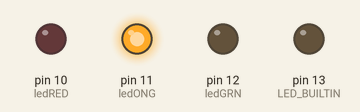
Bench run of a sketch on a simulated Arduino Uno, built with avr-gcc and run on an emulated ATmega328P. Parts: output pins drawn as LEDs (lit = HIGH).

Above: at 2.5 s.
At 7.5 s:
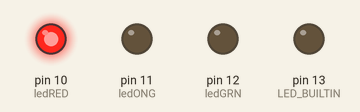
At 12.5 s:
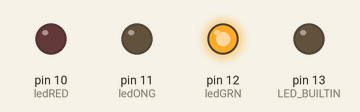
Timing chart, 0 to 19.5 s (numbered marks = the images above):
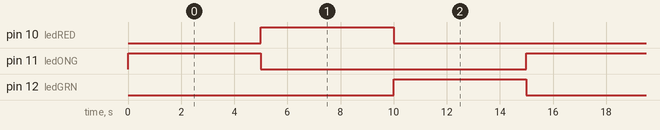

The sketch:

Arduino_TrafficLight.ino
```cpp
int ledONG = 11; //attach an LED to pin 11 and GND
int ledRED = 10;
int ledGRN = 12;
void setup() {
  // initialize digital pin LED_BUILTIN as an output.
  pinMode(LED_BUILTIN, OUTPUT);
  // initialize digital pin 11 as an output.
  pinMode(ledONG, OUTPUT);
  pinMode(ledRED, OUTPUT);
  pinMode(ledGRN, OUTPUT);
}

// the loop function runs over and over again forever
void loop() {
  // digitalWrite(LED_BUILTIN, HIGH);  // turn the LED on (HIGH is the voltage level)
  // delay(1000);                       // wait for a 500 miliseconds
  // digitalWrite(LED_BUILTIN, LOW);   // turn the LED off by making the voltage LOW
  // delay(0);                       // wait for a 500 miliseconds

  digitalWrite(ledONG, HIGH);  // turn the LED on (HIGH is the voltage level)
  delay(5000);               // wait for a 750 miliseconds
  digitalWrite(ledONG, LOW);   // turn the LED off by making the voltage LOW
  delay(0);               // wait for 750 miliseconds

  digitalWrite(ledRED, HIGH);
  delay(5000);
  digitalWrite(ledRED, LOW);
  delay(0);

  digitalWrite(ledGRN, HIGH);
  delay(5000);
  digitalWrite(ledGRN, LOW);
  delay(0);
}
```

Measured:
- by itself, pin 10 (ledRED), pin 11 (ledONG), pin 12 (ledGRN): alternates HIGH for 5.0 s and LOW for 10.0 s
- by itself, everything shown: repeats every 15.0 s, in 4 steps
